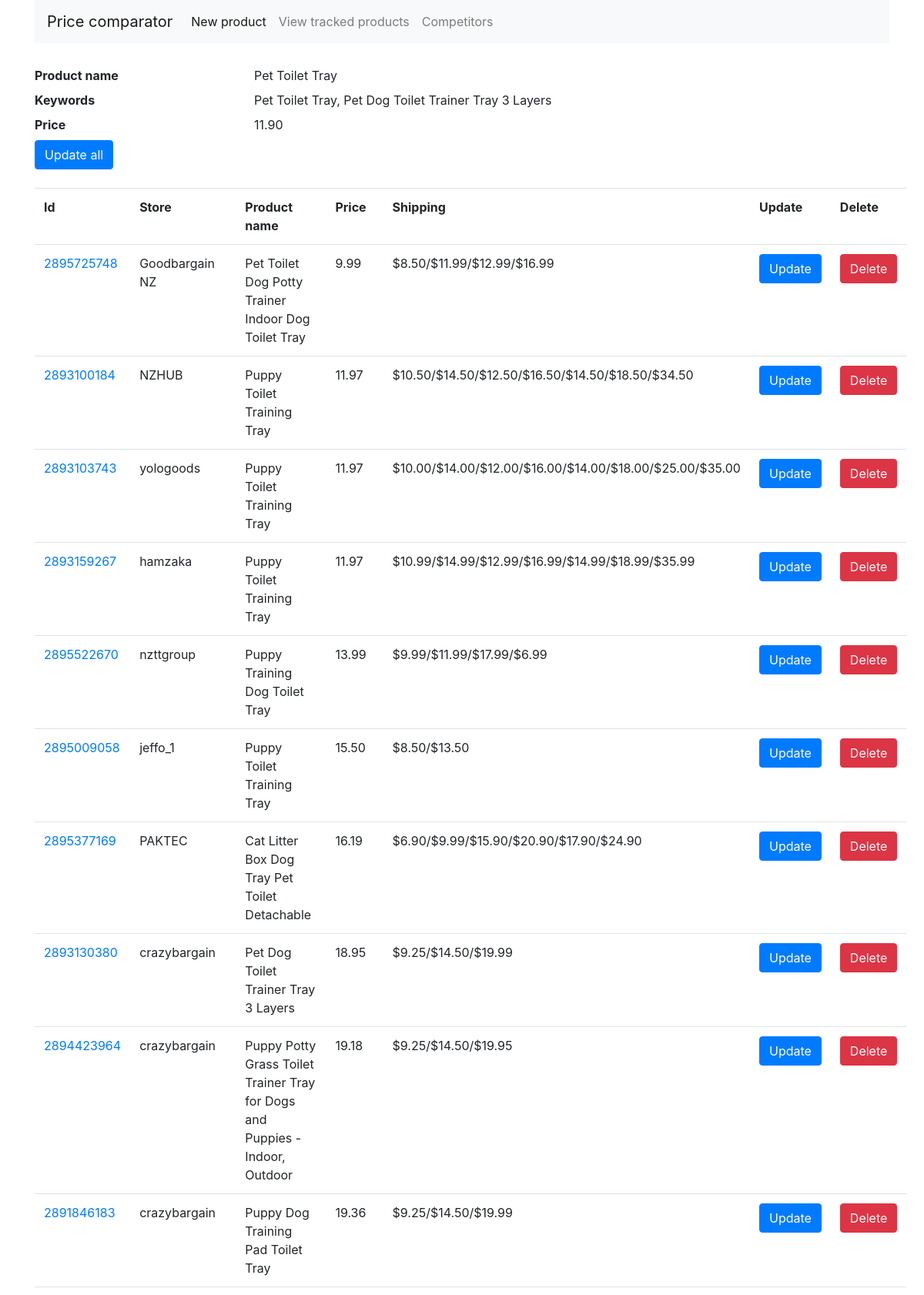
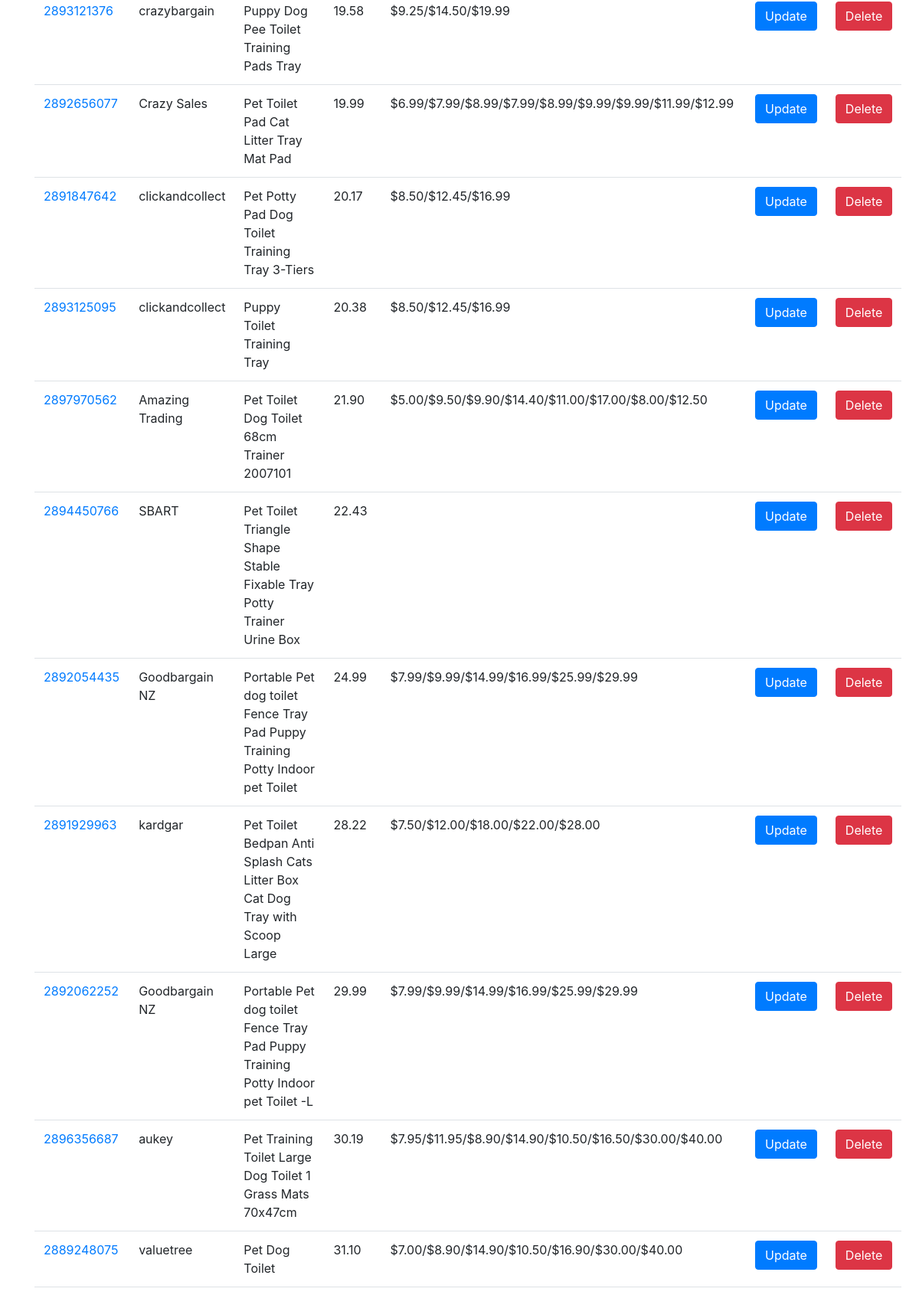
/related_products?search_id=1 (upper part), run on the app's committed database (2 pictures, top to bottom).
### app.py (models this page shows)
class Product(db.Model):
	id = db.Column(db.Integer, primary_key=True, autoincrement=True)
	name = db.Column(db.String(200), nullable=False)
	keywords = db.Column(db.String(200), nullable=False)
	price = db.Column(db.Numeric(10,2))
	tacked_items = db.relationship('TrackedItem', backref='product', lazy=True, order_by="TrackedItem.price")

class TrackedItem(db.Model):
	id = db.Column(db.Integer, primary_key=True, autoincrement=True)
	name = db.Column(db.String(200), nullable=False)
	web_id = db.Column(db.String(200), nullable=False)
	seller = db.Column(db.String(200), nullable=False)
	url = db.Column(db.String(1200), nullable=False)
	shipping = db.Column(db.String(1200), nullable=False)
	price = db.Column(db.Numeric(10,2))
	product_id = db.Column(db.Integer, db.ForeignKey('product.id'), nullable=False)

### app.py (the view)
@app.route('/related_products', methods=['GET'])
def search_products():
	sid = request.args.get('search_id')
	search = Product.query.filter_by(id=sid).first()
	return render_template('related_products.html', product=search)

### templates/related_products.html
{% extends "base.html" %}
{% block content %}
	<div>
	<dl class="row">
		<dt class="col-sm-3">Product name </dt>
		<dd class="col-sm-9">{{product.name}}</dd>
		<dt class="col-sm-3">Keywords </dt>
		<dd class="col-sm-9">{{product.keywords}}</dd>
		<dt class="col-sm-3">Price</dt>
		<dd class="col-sm-9"> {{product.price}} </dd>
		<dd class="col-sm-9"><button class="btn btn-primary">Update all</button>  </dd>
	</dl>
	<table class="table">
		<tr>
			<th>Id</th>
		 	<th>Store</th>
			<th>Product name</th>
			<th>Price</th>
			<th>Shipping</th>
			<th>Update</th>
			<th>Delete</th>
		</tr>
		{% for item in product.tacked_items %}
		<tr>
			<td><a href="{{item.url}}"> {{item.web_id}} </a></td>
		 	<td>{{item.seller}}</td>
			<td>{{item.name}}</td>
			<td>{{item.price}}</td>
			<td>{{item.shipping}}</td>
			<td><button class="btn btn-primary">Update</button></td>
			<td><button class="btn btn-danger">Delete</button></td>
		</tr>
	{% endfor %}
	</table>
	</div>
{% endblock %}

### data on the page
Product: name "Pet Toilet Tray", keywords "Pet Toilet Tray, Pet Dog Toilet Trainer Tray 3 Layers", price "11.90"
TrackedItem: web_id "2895725748", seller "Goodbargain NZ", name "Pet Toilet Dog Potty Trainer Indoor Dog Toilet Tray", price "9.99", shipping "$8.50/$11.99/$12.99/$16.99"
TrackedItem: web_id "2893100184", seller "NZHUB", name "Puppy Toilet Training Tray", price "11.97", shipping "$10.50/$14.50/$12.50/$16.50/$14.50/$18.50/$34.50"
TrackedItem: web_id "2893103743", seller "yologoods", name "Puppy Toilet Training Tray", price "11.97", shipping "$10.00/$14.00/$12.00/$16.00/$14.00/$18.00/$25.00/$35.00"
TrackedItem: web_id "2893159267", seller "hamzaka", name "Puppy Toilet Training Tray", price "11.97", shipping "$10.99/$14.99/$12.99/$16.99/$14.99/$18.99/$35.99"
TrackedItem: web_id "2895522670", seller "nzttgroup", name "Puppy Training Dog Toilet Tray", price "13.99", shipping "$9.99/$11.99/$17.99/$6.99"
TrackedItem: web_id "2895009058", seller "jeffo_1", name "Puppy Toilet Training Tray", price "15.50", shipping "$8.50/$13.50"
TrackedItem: web_id "2895377169", seller "PAKTEC", name "Cat Litter Box Dog Tray Pet Toilet Detachable", price "16.19", shipping "$6.90/$9.99/$15.90/$20.90/$17.90/$24.90"
TrackedItem: web_id "2893130380", seller "crazybargain", name "Pet Dog Toilet Trainer Tray 3 Layers", price "18.95", shipping "$9.25/$14.50/$19.99"
TrackedItem: web_id "2894423964", seller "crazybargain", name "Puppy Potty Grass Toilet Trainer Tray for Dogs and Puppies - Indoor, Outdoor", price "19.18", shipping "$9.25/$14.50/$19.95"
TrackedItem: web_id "2891846183", seller "crazybargain", name "Puppy Dog Training Pad Toilet Tray", price "19.36", shipping "$9.25/$14.50/$19.99"
TrackedItem: web_id "2893121376", seller "crazybargain", name "Puppy Dog Pee Toilet Training Pads Tray", price "19.58", shipping "$9.25/$14.50/$19.99"
TrackedItem: web_id "2892656077", seller "Crazy Sales", name "Pet Toilet Pad Cat Litter Tray Mat Pad", price "19.99", shipping "$6.99/$7.99/$8.99/$7.99/$8.99/$9.99/$9.99/$11.99/$12.99"
TrackedItem: web_id "2891847642", seller "clickandcollect", name "Pet Potty Pad Dog Toilet Training Tray 3-Tiers", price "20.17", shipping "$8.50/$12.45/$16.99"
TrackedItem: web_id "2893125095", seller "clickandcollect", name "Puppy Toilet Training Tray", price "20.38", shipping "$8.50/$12.45/$16.99"
TrackedItem: web_id "2897970562", seller "Amazing Trading", name "Pet Toilet Dog Toilet 68cm Trainer 2007101", price "21.90", shipping "$5.00/$9.50/$9.90/$14.40/$11.00/$17.00/$8.00/$12.50"
TrackedItem: web_id "2894450766", seller "SBART", name "Pet Toilet Triangle Shape Stable Fixable Tray Potty Trainer Urine Box", price "22.43"
TrackedItem: web_id "2892054435", seller "Goodbargain NZ", name "Portable Pet dog toilet Fence Tray Pad Puppy Training Potty Indoor pet Toilet", price "24.99", shipping "$7.99/$9.99/$14.99/$16.99/$25.99/$29.99"
TrackedItem: web_id "2891929963", seller "kardgar", name "Pet Toilet Bedpan Anti Splash Cats Litter Box Cat Dog Tray with Scoop Large", price "28.22", shipping "$7.50/$12.00/$18.00/$22.00/$28.00"
TrackedItem: web_id "2892062252", seller "Goodbargain NZ", name "Portable Pet dog toilet Fence Tray Pad Puppy Training Potty Indoor pet Toilet -L", price "29.99", shipping "$7.99/$9.99/$14.99/$16.99/$25.99/$29.99"
TrackedItem: web_id "2896356687", seller "aukey", name "Pet Training Toilet Large Dog Toilet 1 Grass Mats 70x47cm", price "30.19", shipping "$7.95/$11.95/$8.90/$14.90/$10.50/$16.50/$30.00/$40.00"
TrackedItem: web_id "2889248075", seller "valuetree", name "Pet Dog Toilet", price "31.10", shipping "$7.00/$8.90/$14.90/$10.50/$16.90/$30.00/$40.00"
